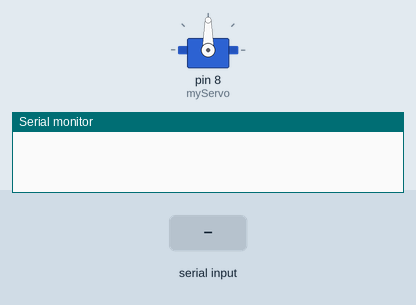
Recording of a sketch running on a simulated Arduino Uno, built with avr-gcc and run on an emulated ATmega328P. Shown: servo, the last lines printed to the serial monitor. Inputs (shaded band) come from the test bench.

Above: at 1.2 s.
1.3 s: "30,150\n" received over Serial
At 3.4 s:
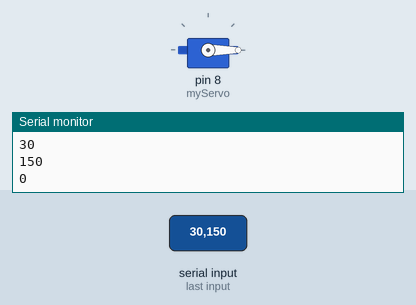
3.8 s: "90,45\n" received over Serial
At 4.5 s:
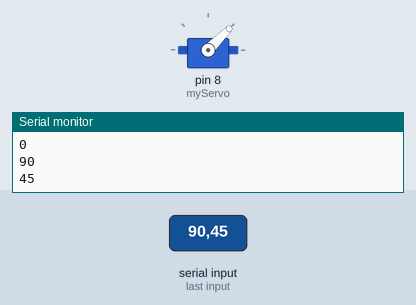
6.3 s: "200\n" received over Serial
At 7.1 s:
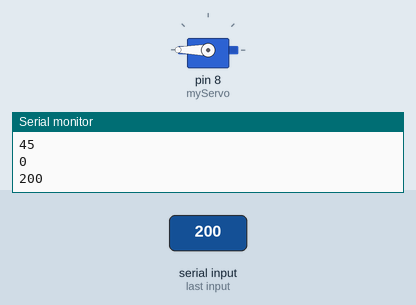
Timing chart, 0 to 9.3 s (numbered marks = the images above; inputs shaded):
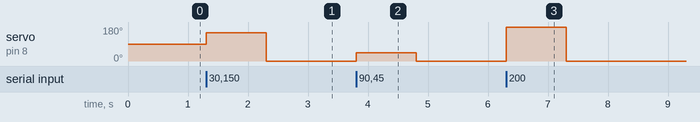

The sketch:

Find_rightAngle.ino
```cpp
/*此代码如名称，利用串口通信的优势，可以达到实时调整伺服舵机旋转角度，便于在安装时快速找到最合适的旋转与复位角度，避免反复修改程序的麻烦*/
#include <Servo.h>
int angle = 0;
Servo myServo;

void setup() {
myServo.attach(8);    //把 数字 8 号引脚绑定到对象里；从此库函数会在8引脚输出PWM
Serial.begin(9600);
}

void loop() {

  while(Serial. available() == 0);    //忙等语句，没收到数据就卡在这里；一旦串口收到任意字节就继续
  angle = Serial.parseInt();          //从缓冲区按十进制解析一个整数：默认遇到 非数字、超时(1 s)、或换行 就结束。读到的数存进 angle 并覆盖旧值。
  Serial.println(angle);              //把收到的值返回到串口监视器
  myServo.write(angle);               //通知 Servo 库产生对应脉冲
}
```

Measured:
- after the input at 1.3 s, servo on pin 8 (myServo): 90° → 150° at once, → 0° 1.0 s later
- after the input at 3.8 s, servo on pin 8 (myServo): 0° → 45° at once, → 0° 1.0 s later
- after the input at 6.3 s, servo on pin 8 (myServo): 0° → 180° at once, → 0° 1.0 s later
